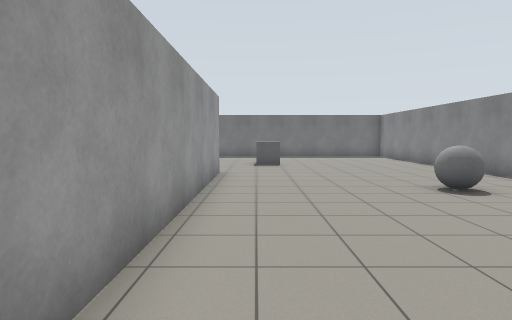
[1] (above)

19 first-person views from a walk through a world built for the Gazebo simulator. The camera is 1.2 m above the floor, tilts 4° down and sees 75° across. The floor is counted in squares, 1 m on a side. Each view is taken from the middle of a square. On the plan, view 1 faces up. The plan holds only what a view shows up to about 13 squares ahead; the rest is blank.

[2]
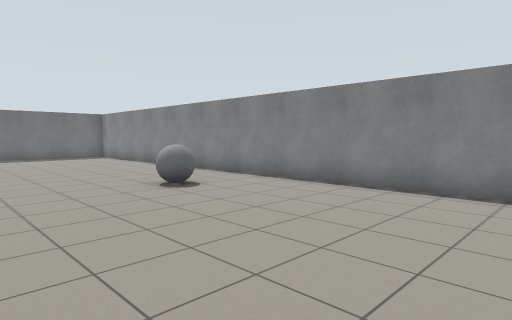

[3]
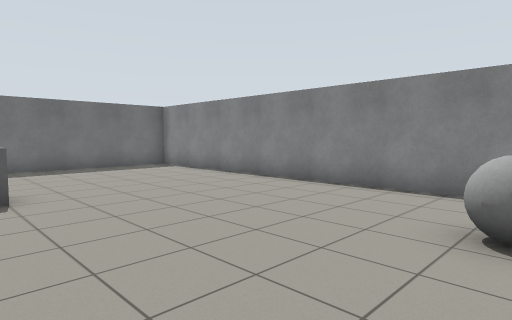

[4]
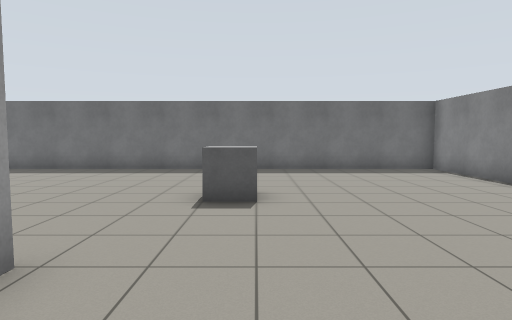

[5]
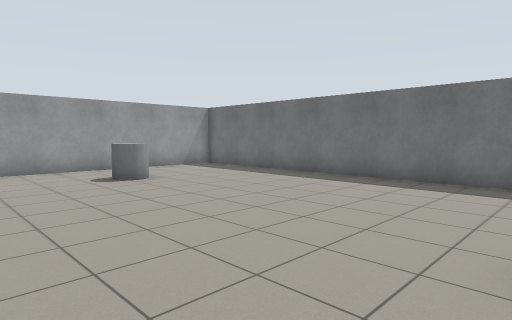

[6]
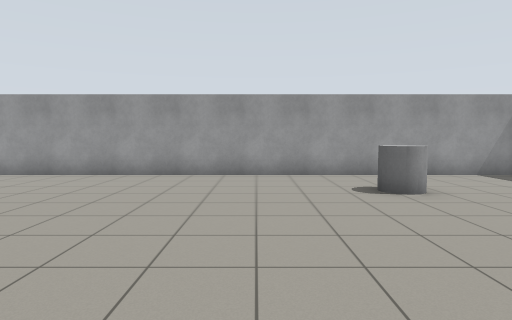

[7]
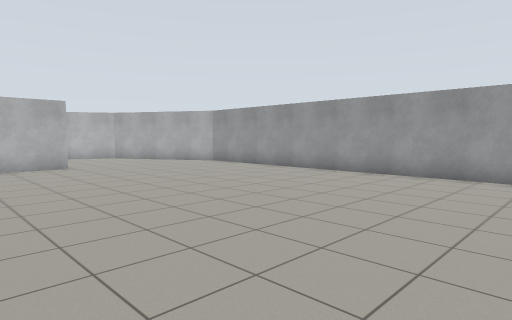

[8]
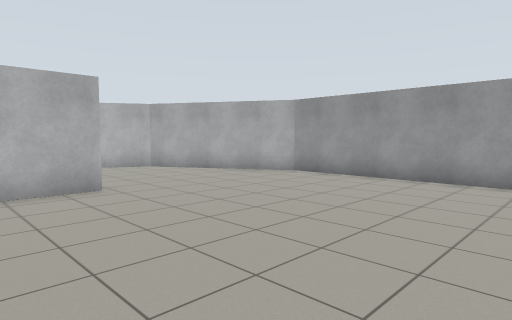

[9]
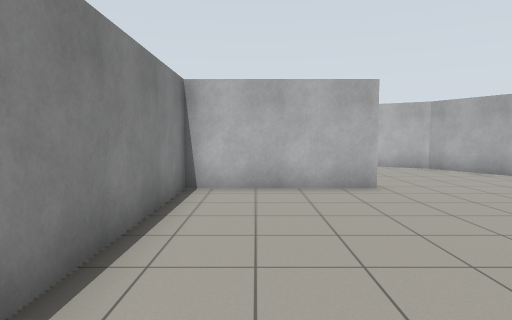

[10]
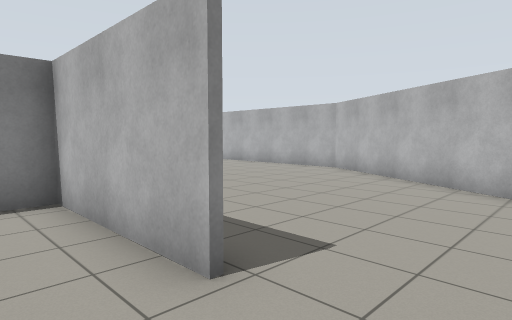

[11]
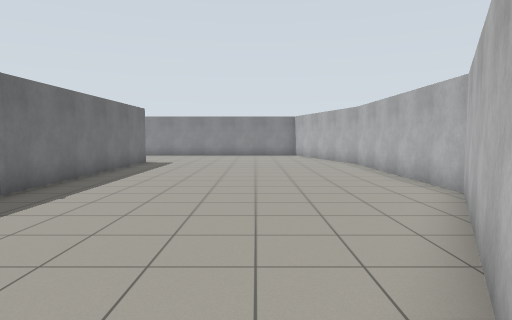

[12]
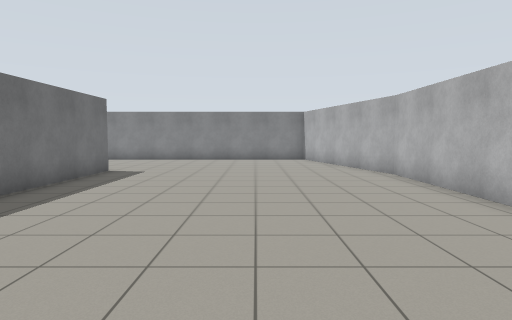

[13]
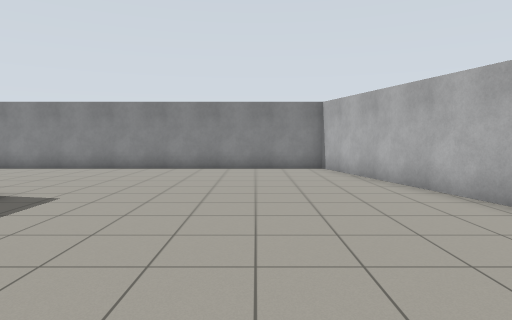

[14]
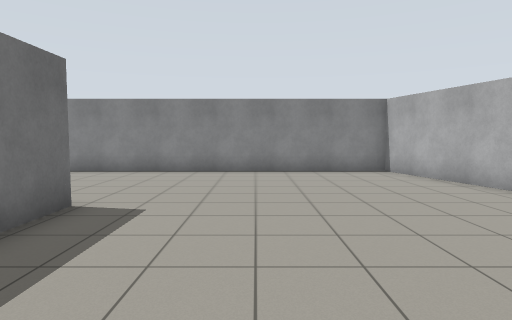

[15]
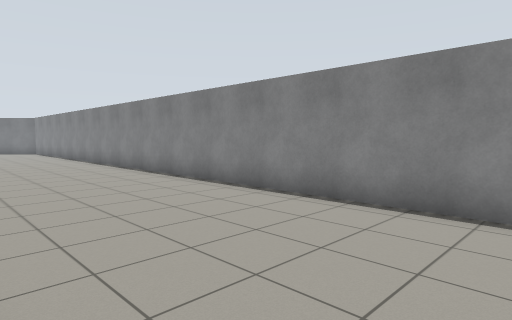

[16]
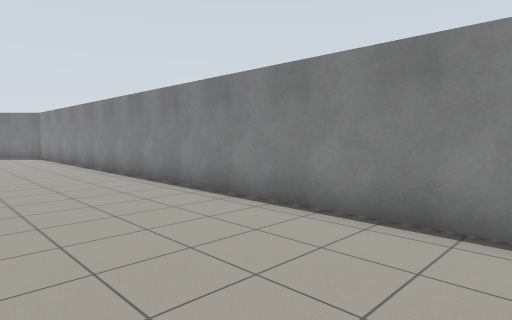

[17]
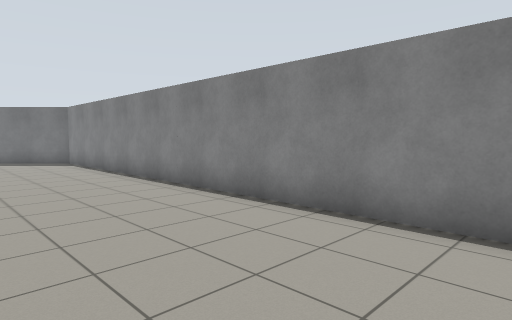

[18]
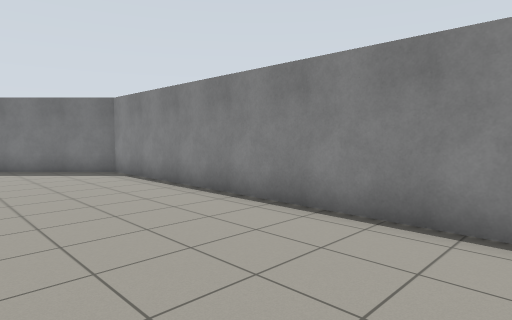

[19]
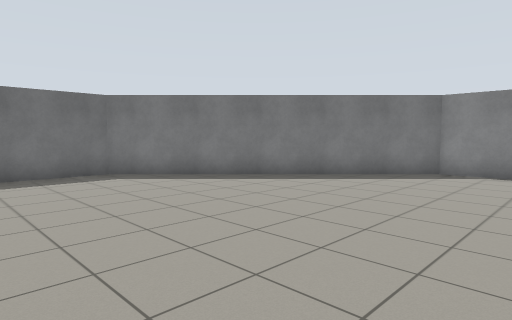

### Floor plan
Points are (right, up) in squares from view 1. A wall is a line through its corners. A room is listed if a view was taken in it or the views show most of it. See-through windows are left out.
Room 1 (views 1, 2, 3, 4, 5, 6, 7, 8, 9, 10, 11, 12, 13, 14, 15, 16, 17, 18, 19)
walls: (-1.2, 11) (-1.2, 1.5); (7.6, 0.9) (7.6, 20.3) (-9.3, 20.3); (-5.9, -1.7) (-1.2, -1.7); (7.8, -1.8) (-1.4, -1.8) (-1.4, 4); (-12.4, 20) (-12.4, -1.5) (-9.5, -6.5) (-1, -11.4) (6.6, -11.4); (6.5, -11.4) (13.6, -9.5) (13.6, 24.3) (6.2, 31.8) (3.4, 31.8)
objects: grey cylinder (-10, 15) to (-9, 15); grey box (0, 14) to (1, 15); grey ball (4, 7) to (5, 8)

Where each view was taken, in squares from view 1:
view 1: 0 up, 0 right, facing up
view 2: 0 up, 0 right, facing up-right
view 3: 7 up, 0 right, facing up-right
view 4: 8 up, 1 right, facing up
view 5: 11 up, 0 right, facing up-left
view 6: 12 up, 2 left, facing left
view 7: 12 up, 2 left, facing down-left
view 8: 6 up, 3 left, facing down-left
view 9: 6 up, 3 left, facing down
view 10: 0 up, 8 left, facing down-right
view 11: 7 down, 8 left, facing right
view 12: 7 down, 4 left, facing right
view 13: 7 down, 1 right, facing right
view 14: 5 down, 2 right, facing right
view 15: 3 down, 8 right, facing up-right
view 16: 3 up, 9 right, facing up-right
view 17: 8 up, 9 right, facing up-right
view 18: 13 up, 9 right, facing up-right
view 19: 21 up, 2 right, facing up-right
